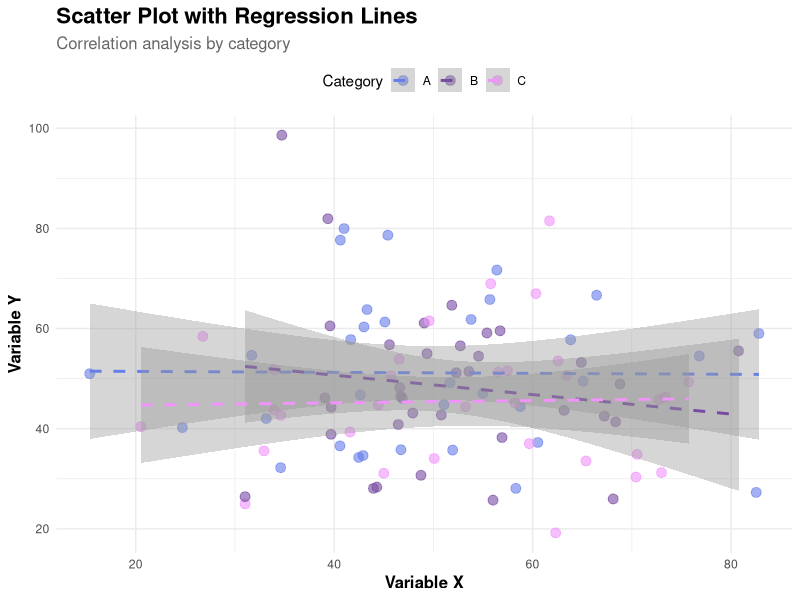
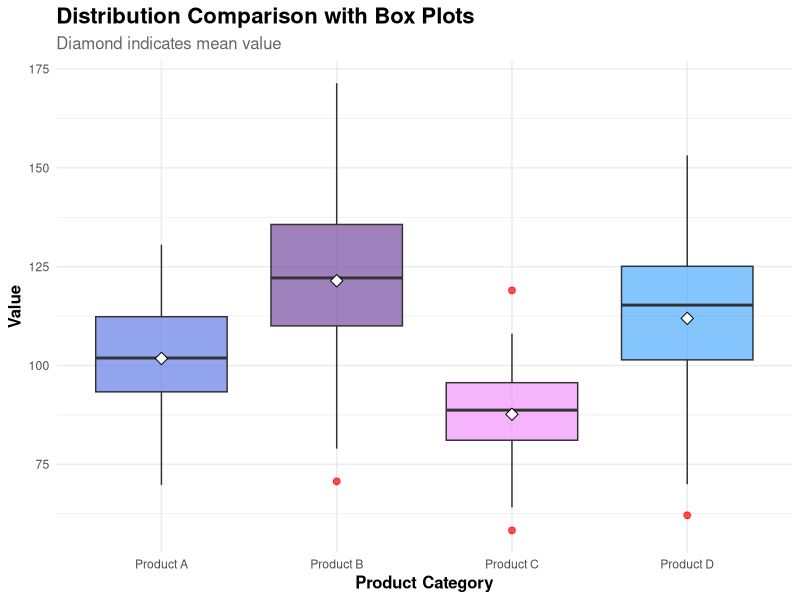
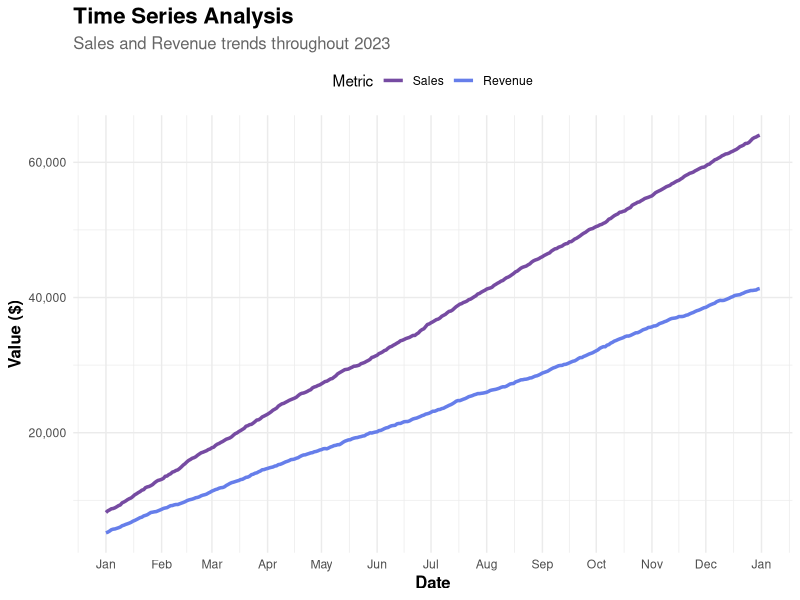
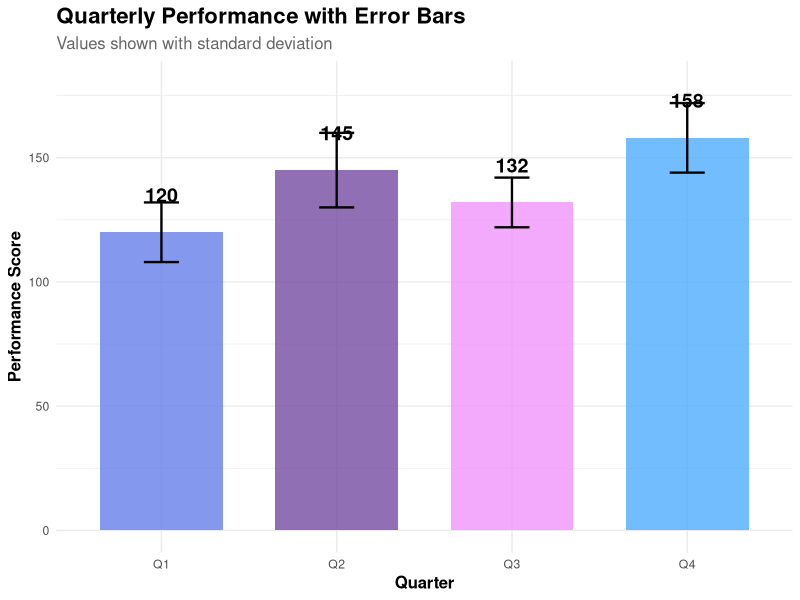
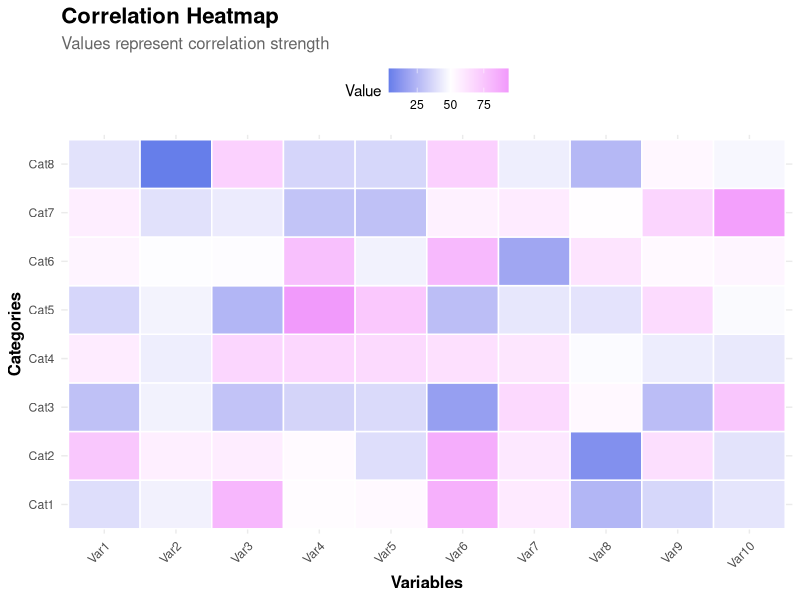
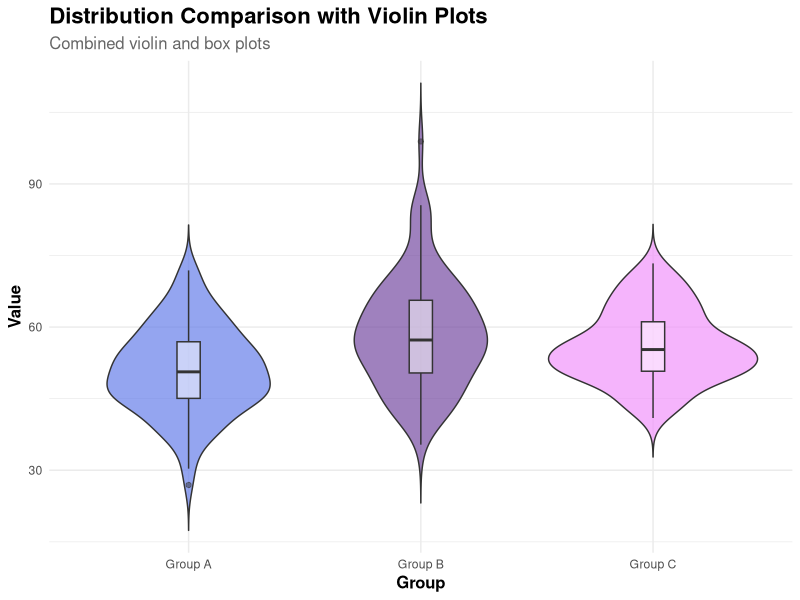
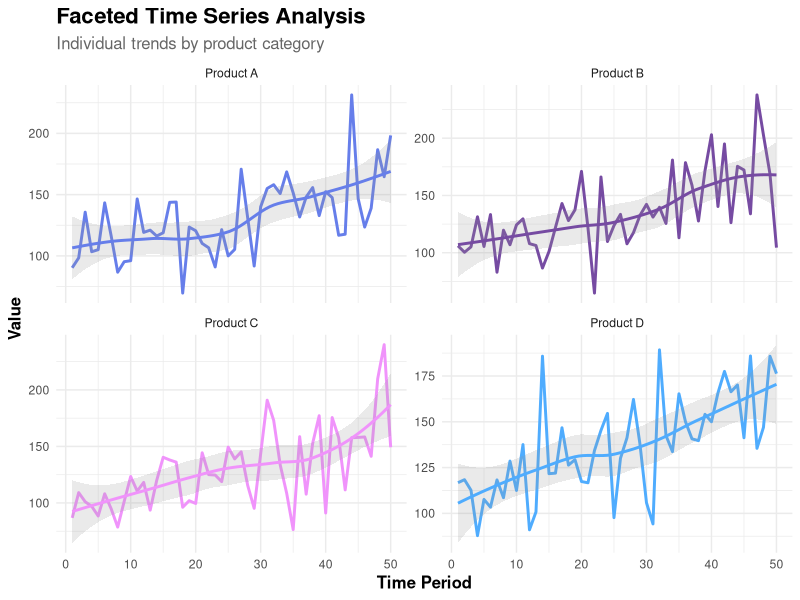
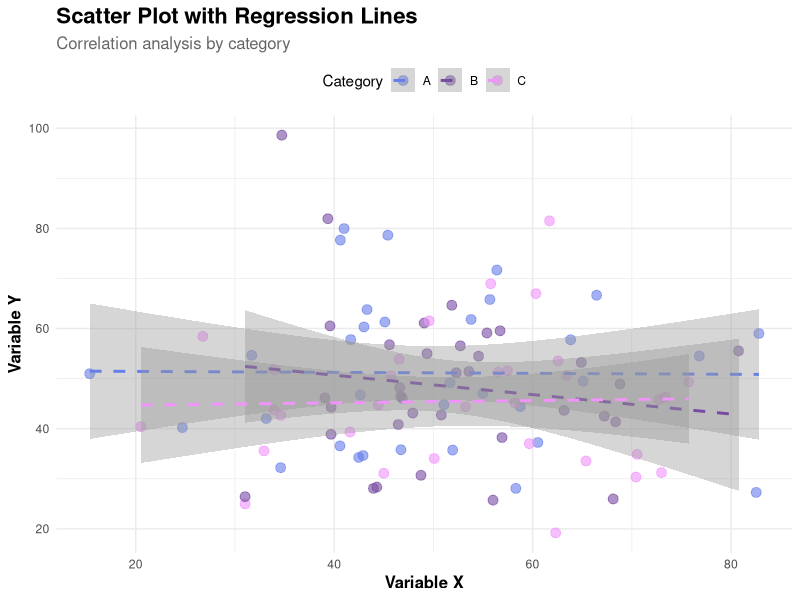

Write the R code that produced these figures, in order.
# R Data Visualization with ggplot2
# Professional statistical graphics and publication-ready plots

# Install required packages if needed
# install.packages(c("ggplot2", "dplyr", "tidyr", "scales", "gridExtra"))

library(ggplot2)
library(dplyr)
library(tidyr)
library(scales)
library(gridExtra)

# Set theme for all plots
theme_set(theme_minimal() +
  theme(
    plot.title = element_text(size = 16, face = "bold"),
    plot.subtitle = element_text(size = 12, color = "gray40"),
    axis.title = element_text(size = 12, face = "bold"),
    legend.position = "top"
  ))

# ========== 1. SCATTER PLOT WITH REGRESSION ==========
scatter_plot <- function() {
  set.seed(123)
  data <- data.frame(
    x = rnorm(100, 50, 15),
    y = rnorm(100, 50, 15),
    category = sample(c("A", "B", "C"), 100, replace = TRUE)
  )

  p <- ggplot(data, aes(x = x, y = y, color = category)) +
    geom_point(size = 3, alpha = 0.6) +
    geom_smooth(method = "lm", se = TRUE, linetype = "dashed") +
    scale_color_manual(values = c("#667eea", "#764ba2", "#f093fb")) +
    labs(
      title = "Scatter Plot with Regression Lines",
      subtitle = "Correlation analysis by category",
      x = "Variable X",
      y = "Variable Y",
      color = "Category"
    )

  print(p)
  ggsave("scatter_plot.png", width = 10, height = 6, dpi = 300)
  return(p)
}

# ========== 2. BOX PLOT ==========
box_plot <- function() {
  data <- data.frame(
    category = rep(c("Product A", "Product B", "Product C", "Product D"), each = 50),
    value = c(rnorm(50, 100, 15), rnorm(50, 120, 20),
              rnorm(50, 90, 12), rnorm(50, 110, 18))
  )

  p <- ggplot(data, aes(x = category, y = value, fill = category)) +
    geom_boxplot(alpha = 0.7, outlier.color = "red", outlier.size = 2) +
    stat_summary(fun = mean, geom = "point", shape = 23, size = 3, fill = "white") +
    scale_fill_manual(values = c("#667eea", "#764ba2", "#f093fb", "#4facfe")) +
    labs(
      title = "Distribution Comparison with Box Plots",
      subtitle = "Diamond indicates mean value",
      x = "Product Category",
      y = "Value"
    ) +
    theme(legend.position = "none")

  print(p)
  ggsave("box_plot.png", width = 10, height = 6, dpi = 300)
  return(p)
}

# ========== 3. TIME SERIES LINE PLOT ==========
time_series_plot <- function() {
  dates <- seq(as.Date("2023-01-01"), as.Date("2023-12-31"), by = "day")
  data <- data.frame(
    date = dates,
    sales = cumsum(rnorm(length(dates), 100, 50)) + 5000,
    revenue = cumsum(rnorm(length(dates), 150, 60)) + 8000
  )

  data_long <- data %>%
    pivot_longer(cols = c(sales, revenue), names_to = "metric", values_to = "value")

  p <- ggplot(data_long, aes(x = date, y = value, color = metric)) +
    geom_line(size = 1.2) +
    scale_color_manual(
      values = c("sales" = "#667eea", "revenue" = "#764ba2"),
      labels = c("Sales", "Revenue")
    ) +
    scale_x_date(date_breaks = "1 month", date_labels = "%b") +
    scale_y_continuous(labels = comma) +
    labs(
      title = "Time Series Analysis",
      subtitle = "Sales and Revenue trends throughout 2023",
      x = "Date",
      y = "Value ($)",
      color = "Metric"
    )

  print(p)
  ggsave("time_series.png", width = 12, height = 6, dpi = 300)
  return(p)
}

# ========== 4. BAR CHART WITH ERROR BARS ==========
bar_chart <- function() {
  data <- data.frame(
    category = c("Q1", "Q2", "Q3", "Q4"),
    value = c(120, 145, 132, 158),
    sd = c(12, 15, 10, 14)
  )

  p <- ggplot(data, aes(x = category, y = value, fill = category)) +
    geom_bar(stat = "identity", alpha = 0.8, width = 0.7) +
    geom_errorbar(aes(ymin = value - sd, ymax = value + sd),
                  width = 0.2, size = 0.8) +
    geom_text(aes(label = value), vjust = -2, size = 5, fontface = "bold") +
    scale_fill_manual(values = c("#667eea", "#764ba2", "#f093fb", "#4facfe")) +
    labs(
      title = "Quarterly Performance with Error Bars",
      subtitle = "Values shown with standard deviation",
      x = "Quarter",
      y = "Performance Score"
    ) +
    theme(legend.position = "none") +
    ylim(0, 180)

  print(p)
  ggsave("bar_chart.png", width = 10, height = 6, dpi = 300)
  return(p)
}

# ========== 5. HEATMAP ==========
heatmap_plot <- function() {
  set.seed(123)
  data <- expand.grid(
    x = paste0("Var", 1:10),
    y = paste0("Cat", 1:8)
  )
  data$value <- rnorm(nrow(data), 50, 20)

  p <- ggplot(data, aes(x = x, y = y, fill = value)) +
    geom_tile(color = "white", size = 0.5) +
    scale_fill_gradient2(
      low = "#667eea",
      mid = "white",
      high = "#f093fb",
      midpoint = 50
    ) +
    labs(
      title = "Correlation Heatmap",
      subtitle = "Values represent correlation strength",
      x = "Variables",
      y = "Categories",
      fill = "Value"
    ) +
    theme(
      axis.text.x = element_text(angle = 45, hjust = 1)
    )

  print(p)
  ggsave("heatmap.png", width = 10, height = 7, dpi = 300)
  return(p)
}

# ========== 6. VIOLIN PLOT ==========
violin_plot <- function() {
  set.seed(123)
  data <- data.frame(
    group = rep(c("Group A", "Group B", "Group C"), each = 100),
    value = c(rnorm(100, 50, 10), rnorm(100, 60, 12), rnorm(100, 55, 8))
  )

  p <- ggplot(data, aes(x = group, y = value, fill = group)) +
    geom_violin(alpha = 0.7, trim = FALSE) +
    geom_boxplot(width = 0.1, fill = "white", alpha = 0.5) +
    scale_fill_manual(values = c("#667eea", "#764ba2", "#f093fb")) +
    labs(
      title = "Distribution Comparison with Violin Plots",
      subtitle = "Combined violin and box plots",
      x = "Group",
      y = "Value"
    ) +
    theme(legend.position = "none")

  print(p)
  ggsave("violin_plot.png", width = 10, height = 6, dpi = 300)
  return(p)
}

# ========== 7. FACETED PLOT ==========
faceted_plot <- function() {
  set.seed(123)
  data <- expand.grid(
    time = 1:50,
    category = c("Product A", "Product B", "Product C", "Product D")
  )
  data$value <- rnorm(nrow(data), 100, 20) +
    data$time * sample(c(0.5, 1, 1.5, 2), nrow(data), replace = TRUE)

  p <- ggplot(data, aes(x = time, y = value, color = category)) +
    geom_line(size = 1) +
    geom_smooth(method = "loess", se = TRUE, alpha = 0.2) +
    facet_wrap(~ category, ncol = 2, scales = "free_y") +
    scale_color_manual(values = c("#667eea", "#764ba2", "#f093fb", "#4facfe")) +
    labs(
      title = "Faceted Time Series Analysis",
      subtitle = "Individual trends by product category",
      x = "Time Period",
      y = "Value"
    ) +
    theme(legend.position = "none")

  print(p)
  ggsave("faceted_plot.png", width = 12, height = 8, dpi = 300)
  return(p)
}

# ========== MAIN FUNCTION ==========
generate_all_plots <- function() {
  cat("Generating R ggplot2 visualizations...\n\n")

  cat("1. Creating scatter plot...\n")
  scatter_plot()

  cat("2. Creating box plot...\n")
  box_plot()

  cat("3. Creating time series plot...\n")
  time_series_plot()

  cat("4. Creating bar chart...\n")
  bar_chart()

  cat("5. Creating heatmap...\n")
  heatmap_plot()

  cat("6. Creating violin plot...\n")
  violin_plot()

  cat("7. Creating faceted plot...\n")
  faceted_plot()

  cat("\n✓ All plots generated successfully!\n")
  cat("  PNG files saved in current directory.\n")
}

# Run all visualizations
generate_all_plots()
